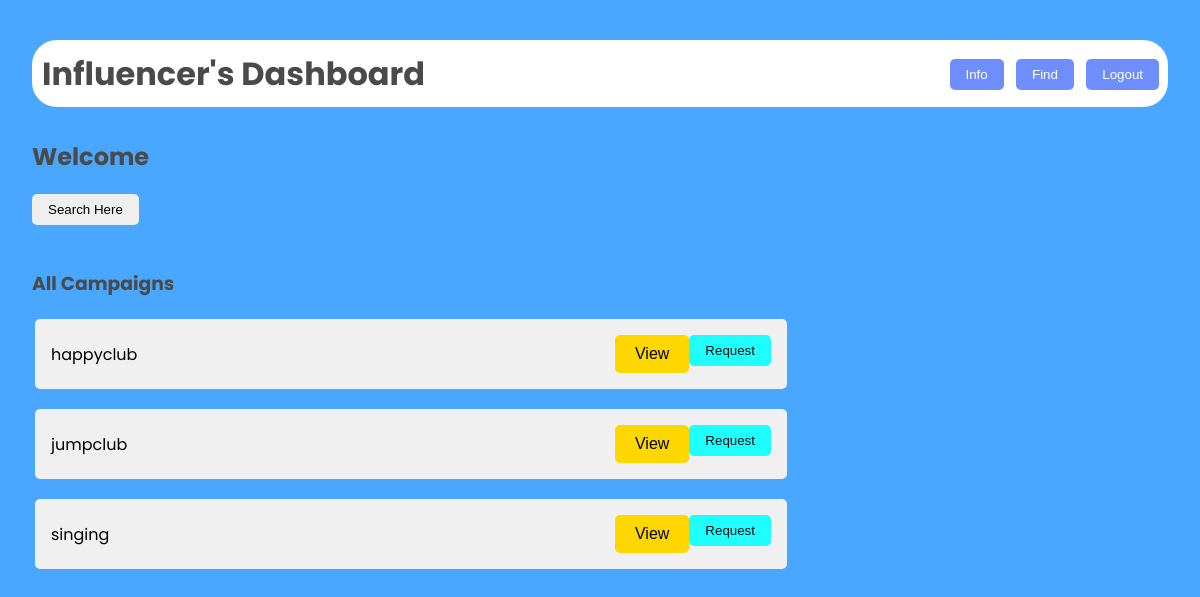
The page /ifind (signed in) on the database as committed earlier.
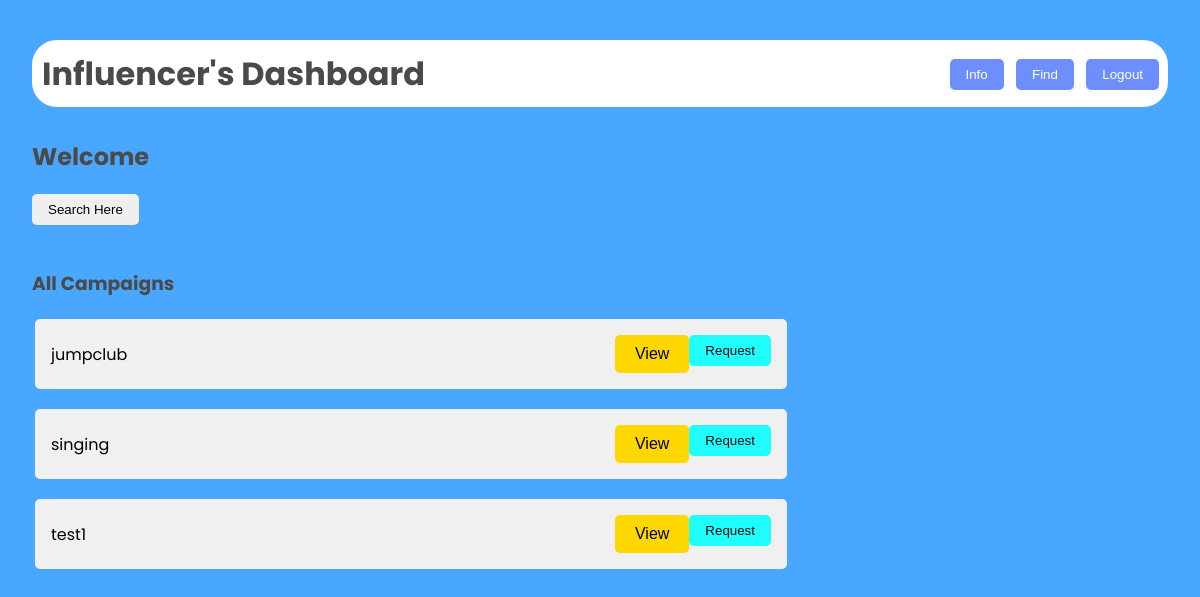
The same page on the database as committed later.
### models.py (models this page shows)
class Campaign(db.Model):
    __tablename__ = 'campaign'
    campaignid = db.Column(db.Integer, primary_key=True, autoincrement=True)
    sname = db.Column(db.String, db.ForeignKey('sponsor.usename'), nullable=False)
    iname = db.Column(db.String, db.ForeignKey('influencer.usename'))
    cname = db.Column(db.String, nullable=False)
    budget = db.Column(db.Integer, nullable=False)
    desc = db.Column(db.String, nullable=False)
    startdate = db.Column(db.Integer, nullable=False)
    enddate = db.Column(db.Integer, nullable=False)
    public = db.Column(db.Integer, nullable=False)
    job = db.Column(db.String, nullable=False)
    flag = db.Column(db.Integer, nullable=False, default=0 )

### main.py (the view)
@app.route('/ifind')
def ifind():
    if 'username' in session:
        user=Influencer.query.filter_by(usename=session['username']).first()
        camp=Campaign.query.filter_by(public=1,flag=0)
        return  render_template("influencer_find.html",user=user,camp=camp)
    else:
        return redirect('/')

### templates/influencer_find.html (shortened to what this page needs)
<!DOCTYPE html>
<html lang="en">
<head>
    <link rel="stylesheet" href="/static/dash.css">
</head>
<body>
    <div class="dashboard">
        <header>
            <h1>Influencer's Dashboard</h1>
            <nav>
                <a href="/imain"><button>Info</button></a>
                <a href="/ifind"><button>Find</button></a>
                <a href="/logout"><button>Logout</button></a>
            </nav>
        </header>
        <main>
            <h2>Welcome {{user.iname}}</h2>
            <div class="searchbar">
                <a href="/search_sponsor"><button class="searchbar">Search Here</button></a>
            </div>
    <br>
            <div class="viewpoint">
            <h3>All Campaigns</h3>
                <table>
                {%for c in camp %}
                    <tr>
                        <td>
                            <div class="list">
                                <span>{{c.cname}}</span>
                                <div style="display: inline-flex;">
                                    <button class="viewopen" data-popup-id="popup-camp-{{ c.campaignid }}">View</button>
                                    <form action="/request" method="post">
                                        <button class="req" type="submit" name="status" value="requested,{{user.inid}},{{c.campaignid}},i">Request</button>
                                </form>
                                </div>
                            </div>
                        </td>
                    </tr>
                {%endfor%}
                </table>
            </div>
</main>
</div>
</body>
</html>

Rows that differ between the two databases and show on the page:
no longer on this page (row edited): Campaign: cname "happyclub"
added Campaign: cname "test1"
